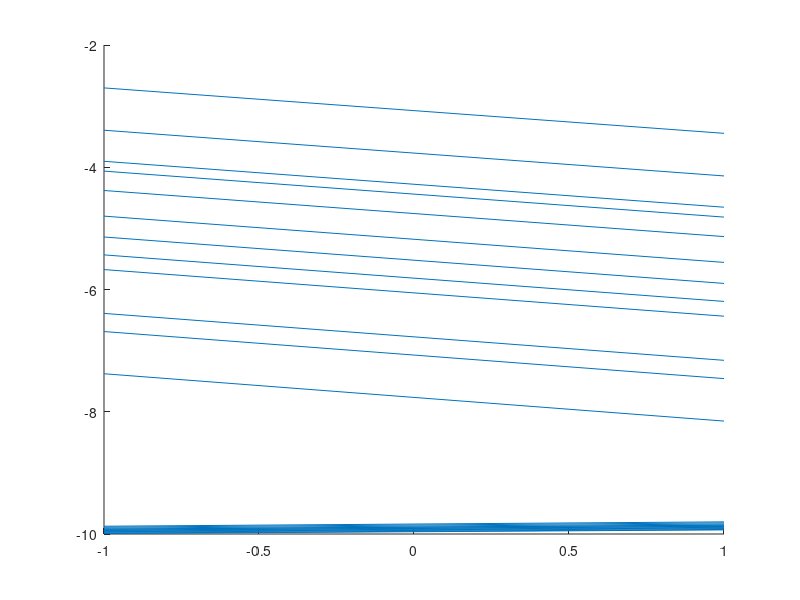

MATLAB code to generate this figure: (Note: this script raises an error after producing the figure.)

function EssentialMatrix()

%Task 1: Estimation of Essential Matrix

%Get the Image Cordinate Points
[X1, X2] = GetImageCordinates();

%Obtain the Fundamental Matrix
fundamentalMatrix = GetFundamentalMatrix(X1,X2);

%Obtain Projection Matrices for the two Image Points
[PN, P] = CreateProjectionMatrix(fundamentalMatrix);

%Obtaining the Callibration Matrix for Image Point 1
K1 = CallibrationMatrix(PN);

%Obtaining the Callibration Matrix for Image Point 2
K2 = CallibrationMatrix(P);

%Obtaining Essential Matrix
essentialMatrix = K2' * fundamentalMatrix * K1;


%Enforcing Singularity on the Essential Matrix
singularEssentialMatrix = SingularityConstraint(essentialMatrix);

%Obtaining Object Points
ObjectPoint = GetObjectCoordinate();

%Resolving Ambiguity of the Essential Matrix
[R, t] = ResolveEssentialMatrixAmbiguity(singularEssentialMatrix, X1, X2, K1, K2, ObjectPoint);

%Estimating the Epipolar Lines
[l1, l2] = ComputeEpipolarLines(singularEssentialMatrix, X1, X2);

% Plotting the results
%PlotEpipolarLinesAndPoints(X1, X2, l1, l2);


%Task 2: Non-Linear Optimization

% Calculating the initial geometric error
geometricError_initial = ComputeGeometricError(X1, X2, l2);

% Perform non-linear optimization
 [optimizedEssentialMatrix, error_optimized] = NonLinearOptimization(X1, X2, fundamentalMatrix, K1, K2, ObjectPoint);

% Re-calculate the geometric error
geometricError_final = ComputeGeometricError(X1, X2, ComputeEpipolarLines(optimizedEssentialMatrix, X1, X2));

% Report and comment on the results
disp("Initial Geometric Error:");
disp(geometricError_initial);
disp("Final Geometric Error after optimization:");
disp(geometricError_final);

end


function [optimizedEssentialMatrix, error_optimized] = NonLinearOptimization(X1, X2, fundamentalMatrix, K1, K2, ObjectPoint)

% Define the optimization objective function
objectiveFunc = @(x) ComputeGeometricError(X1, X2, ComputeEpipolarLines(reshape(x,3,3), X1, X2));

% Initial guess for the optimization
x0 = reshape(fundamentalMatrix, 1, []);

% Perform non-linear optimization using fminunc
options = optimoptions('fminunc', 'Display', 'iter', 'Algorithm', 'quasi-newton');
[x_optimized, error_optimized] = fminunc(objectiveFunc, x0, options);

% Reshape the optimized parameters to get the essential matrix
optimizedEssentialMatrix = reshape(x_optimized, 3, 3);

end



%Reading the Image point from the provided file 
function [ImageCoordinate1, ImageCoordinate2] = GetImageCordinates()

fh = fopen("calib_points.dat","r");
A = fscanf(fh, '%f%f%f%f', [7 inf]);
fclose(fh);
ImageCoordinate1 = A(1:2, :);
ImageCoordinate2 = A(3:4, :);
ImageCoordinate1(3,:) = 1;
ImageCoordinate2(3,:) = 1;

disp("Image 1 Coordinates:");
disp(ImageCoordinate1);

disp("Image 2 Coordinates:");
disp(ImageCoordinate2);


end

function objectCoordinate = GetObjectCoordinate()

fh = fopen("calib_points.dat","r");
A = fscanf(fh, '%f%f%f%f', [7 inf]);
fclose(fh);

objectCoordinate = A(5:7, :);

disp("Object Coordinates:");
disp(objectCoordinate);

end


%Estimation of the fundamental matrix
function fundamentalMatrix = GetFundamentalMatrix(ImageCoordinate1, ImageCoordinate2)

%Performing translation, scaling and conditioning

%Translation
Image1Midpoint = [mean(ImageCoordinate1(1,:)); mean(ImageCoordinate1(2,:)); mean(ImageCoordinate1(3,:))];
Image2Midpoint = [mean(ImageCoordinate2(1,:)); mean(ImageCoordinate2(2,:)); mean(ImageCoordinate2(3,:))];

Image1Translated = [(ImageCoordinate1(1,:)-Image1Midpoint(1, 1)); (ImageCoordinate1(2,:)-Image1Midpoint(2, 1)); (ImageCoordinate1(3,:)-Image1Midpoint(3, 1))];
Image2Translated = [(ImageCoordinate2(1,:)-Image2Midpoint(1, 1)); (ImageCoordinate2(2,:)-Image2Midpoint(2, 1)); (ImageCoordinate2(3,:)-Image2Midpoint(3, 1))];

%scaling
Image1Scaled = [mean(abs(Image1Translated(1,:))); mean(abs(Image1Translated(2,:))); mean(abs(Image1Translated(3,:)))];
Image2Scaled = [mean(abs(Image2Translated(1,:))); mean(abs(Image2Translated(2,:))); mean(abs(Image2Translated(3,:)))];

%Translation Matrix
Image1TranslatedMatrix = [1, 0, -Image1Midpoint(1,1); 0, 1, -Image1Midpoint(2,1); 0, 0, 1];
Image2TranslatedMatrix = [1, 0, -Image2Midpoint(1,1); 0, 1, -Image2Midpoint(2,1); 0, 0, 1];

%Scaled Matrix
Image1ScaledMatrix = [1/Image1Scaled(1,1), 0, 0; 0, 1/Image1Scaled(2,1), 0; 0, 0, 1];
Image2ScaledMatrix = [1/Image2Scaled(1,1), 0, 0; 0, 1/Image2Scaled(2,1), 0; 0, 0, 1];

%Image 1 and 2 Transformation Matrix
Image1TransformationMatrix = Image1ScaledMatrix * Image1TranslatedMatrix;
Image2TransformationMatrix = Image2ScaledMatrix * Image2TranslatedMatrix;

%Image 1 and 2 Conditioned Coordinates
Image1Conditioned = [Image1Translated(1,:)*Image1TransformationMatrix(1,1); Image1Translated(2,:)*Image1TransformationMatrix(2,2); Image1Translated(3,:)];
Image2Conditioned = [Image2Translated(1,:)*Image2TransformationMatrix(1,1); Image2Translated(2,:)*Image2TransformationMatrix(2,2); Image2Translated(3,:)];

%Formulating the Design Matrix

A = zeros(size(Image1Conditioned, 2), 9);

for i = 1:size(Image1Conditioned,2)
    
    A(i, :) = [Image1Conditioned(1, i)*Image2Conditioned(1, i), Image1Conditioned(2, i)*Image2Conditioned(1, i), Image2Conditioned(1, i), Image1Conditioned(1, i)*Image2Conditioned(2, i), Image1Conditioned(2, i)*Image2Conditioned(2, i), Image2Conditioned(2, i), Image1Conditioned(1, i), Image1Conditioned(2, i), 1];
    
end

%Applying SVD
[U, D, V] = svd(A);

H = reshape(V(:,end), 3, 3)';

fMatrix = Image2TransformationMatrix' * H * Image1TransformationMatrix; %Computing the reverse conditioning

fundamentalMatrix = fMatrix(:,:)/fMatrix(end,end);  %Normalizing
end


function [PN, P] = CreateProjectionMatrix(FundamentalMatrix)
%Projection Matrix Perpendicular to the Object for Image 1
PN = [eye(3) zeros(3,1)]; 

%Calulating the epipoles of Image 2
[U, D, V] = svd(FundamentalMatrix);

Image2Ep = U(:,end);
disp("The Epipole of Image 2 is:");
disp(Image2Ep);

%Obtaining the skew-symmetric Matrix
aX = [0, -Image2Ep(3,1), Image2Ep(2,1);
    Image2Ep(3,1), 0, -Image2Ep(1,1);
    -Image2Ep(2,1), Image2Ep(1,1), 0];

%Obtaining the projection Matrix for Image 2
firstPart = (aX * FundamentalMatrix);
P = firstPart + [Image2Ep, Image2Ep, Image2Ep];
P = [P, Image2Ep];

disp("Image1 Projective Matrix is:");
disp(PN);
disp("Image2 Projection Matrix is:");
disp(P);
end

function ObjectPoints = LinearTriangulation(ImageCoordinate1, ImageCoordinate2, PN, P)

% Creating the Object Point Design Matrix
A = [];

% Initialize ObjectPoints to an empty matrix
ObjectPoints = [];

for i = 1:size(ImageCoordinate1, 2)
    A = [ImageCoordinate1(1,i)*PN(3,:)-PN(1,:)
         ImageCoordinate1(2,i)*PN(3,:)-PN(2,:)
         ImageCoordinate2(1,i)*P(3,:)-P(1,:)
         ImageCoordinate2(2,i)*P(3,:)-P(2,:)];

    % Performing Singular Value Decomposition
    [Uo, Do, Vo] = svd(A);

    % Extracting the 3D coordinates from the last column of Vo
    % Accumulate the results in ObjectPoints
    ObjectPoints = [ObjectPoints, Vo(:, size(Vo,2)) ./ Vo(4, size(Vo,2))];
    end
end


function KMatrix = CallibrationMatrix(projectionMatrix)

%converting the Projection matrix PMatrix into Matrix M

M = [projectionMatrix(1,1:3); projectionMatrix(2,1:3); projectionMatrix(3,1:3)];


%Normalization of the matrix M we use the sign of the Determinant and
%Magnitude of the last row

Determinant = det(M);

LastRow = M(end,:);

Magnitude = norm(LastRow) * sign(Determinant);

normalizedM = M/Magnitude;

%Applying the QR Theorem to obtain the callibration and rotation matrix

[Q, R] = qr(inv(normalizedM));

RMatrix = inv(Q);
KMatrix = inv(R);

for i = 1:min(size(KMatrix))

    if KMatrix(i, i) < 0;

        KMatrix(i, i) = -KMatrix(i,i);

        RMatrix(:, i) = -RMatrix(:, i);
    end
end

disp("The Calibration Matrix is:");
disp(KMatrix);
end

function singularEssentialMatrix = SingularityConstraint(essentialMatrix)
%Enforcing Singularity Constraint and Trace Constraint

[U, D, V] = svd(essentialMatrix);

%Enforcing trace constraint
traceConstraint = (D(1,1) + D(2,2))/2;

%Ensuring the diagonals satify trace constraint and singularity constraint
DModified = [traceConstraint, 0, 0; 0, traceConstraint, 0; 0, 0, 0];


%Reconstructing the essential matrix
singularEssentialMatrix = U * DModified * V';

disp("The Essential Matrix is");
disp(singularEssentialMatrix);

end 

function [rotationMatrix, translationMatrix] = ResolveEssentialMatrixAmbiguity(EssentialMatrix, Image1, Image2, K1, K2, ObjectPoints)

[U, D, V] = svd(EssentialMatrix);

%Constructing four possible choices of rotation and translation
Z = [0 -1 0; 1 0 0; 0 0 1];

R1 = U * Z * V';
R2 = U * Z' * V';
t1 = U(:, 3);
t2 = -U(:, 3);

% Obtaining the Projection matrix 
P1 = K2 * [eye(3) zeros(3, 1)];
P2_1 = K1 * [R1 t1];
P2_2 = K1 * [R1 t2];
P2_3 = K1 * [R2 t1];
P2_4 = K1 * [R2 t2];

%Performing Linear Triangulation
a = LinearTriangulation(Image1, Image2, P1, P2_1);
b = LinearTriangulation(Image1, Image2, P1, P2_2);
c = LinearTriangulation(Image1, Image2, P1, P2_3);
d = LinearTriangulation(Image1, Image2, P1, P2_4);


% Choose the best solution based on the majority of reconstructed points having positive depth
depth1 = sum(a(3) > 0 & ObjectPoints(3, :) > 0);
depth2 = sum(b(3) > 0 & ObjectPoints(3, :) > 0);
depth3 = sum(c(3) > 0 & ObjectPoints(3, :) > 0);
depth4 = sum(d(3) > 0 & ObjectPoints(3, :) > 0);

if depth1 > depth2 && depth1 > depth3 && depth1 > depth4
    R = R1;
    t = t1;
elseif depth2 > depth1 && depth2 > depth3 && depth2 > depth4
    R = R1;
    t = t2;
elseif depth3 > depth1 && depth3 > depth2 && depth3 > depth4
    R = R2;
    t = t1;
else
    R = R2;
    t = t2;
end

% Output the rotation and translation matrices
rotationMatrix = R;
translationMatrix = t;

disp("The Rotational Matrix is:");
disp(rotationMatrix);

disp("The translational matrix is:");
disp(translationMatrix);

end

%Calculating the Epipolar Lines and Drawing 
function [epipolarline1, epipolarline2] = ComputeEpipolarLines(EssentialMatrix, ImageCoordinate1, ImageCoordinate2)

epipolarline1 = [];
epipolarline2 = [];

% Calculating Epipolar Line 1
for i = 1:size(ImageCoordinate1, 2)
    l = EssentialMatrix * ImageCoordinate1(:, i);
    epipolarline1(i, :) = l';
end

% Calculating Epipolar Line 2
for i = 1:size(ImageCoordinate2, 2)
    lp = EssentialMatrix' * ImageCoordinate2(:, i);
    epipolarline2(i, :) = lp';
end



disp("Image 1 Epipolar Lines are:");
disp(epipolarline1);

disp("Image 2 Epipolar Lines are:");
disp(epipolarline2);

% Calling function to display epipolar line 1
for i = 1:size(epipolarline1, 1)
    hline(epipolarline1(i, :)');
end

% Calling function to display epipolar line 2
for i = 1:size(epipolarline2, 1)
    hline(epipolarline2(i, :)');
end

end




%Calculating the Geometric Error
function geometricError = ComputeGeometricError(Image1Coordinate, Image2Coordinate, epipolarline2)
geometricError = 0; % Initialize the error

for i = 1:size(Image2Coordinate, 1)
    a = Image2Coordinate(i, 1);
    b = Image2Coordinate(i, 2);

    x = epipolarline2(i, 1)';
    y = epipolarline2(i, 2)';
    z = epipolarline2(i, 3)';

    u = Image1Coordinate(i, 1);
    v = Image1Coordinate(i, 2);

    numerator = (a*x + b*y + z)^2;
    denominator = a^2 + b^2 + u^2 + v^2;
    geometricError = geometricError + numerator/denominator;

    disp("The Geometric Error is calculated as:")
    disp(geometricError);
end
end



function  h = hline(l, varargin)
%        ==================
    if abs(l(1)) < abs(l(2))                                  % More horizontal
        xlim = get(get(gcf, 'CurrentAxes'), 'Xlim');
        if numel(xlim) < 2
            xlim = [-1, 1];  % Default xlim if not set
        end
        x1 = cross(l, [1; 0; -xlim(1)]);
        x2 = cross(l, [1; 0; -xlim(2)]);
    else                                                        % More vertical
        ylim = get(get(gcf, 'CurrentAxes'), 'Ylim');
        if numel(ylim) < 2
            ylim = [-1, 1];  % Default ylim if not set
        end
        x1 = cross(l, [0; 1; -ylim(1)]);
        x2 = cross(l, [0; 1; -ylim(2)]);
    end
    x1 = x1 / x1(3);
    x2 = x2 / x2(3);
    h = line([x1(1) x2(1)], [x1(2) x2(2)], varargin{:});
end


function PlotEpipolarLinesAndPoints(X1, X2, epipolarline1, epipolarline2)
    % Plot the first set of image coordinates and its corresponding epipolar lines
    subplot(1, 2, 1);
    scatter(X1(1, :), X1(2, :), 'r*');  % Plot image points
    hold on;
    for i = 1:size(epipolarline1, 1)
        hline(epipolarline1(i, :)');
    end
    hold off;
    title('Image 1 Epipolar Lines');

    % Plot the second set of image coordinates and its corresponding epipolar lines
    subplot(1, 2, 2);
    scatter(X2(1, :), X2(2, :), 'g*');  % Plot image points
    hold on;
    for i = 1:size(epipolarline2, 1)
        hline(epipolarline2(i, :)');
    end
    hold off;
    title('Image 2 Epipolar Lines');

    % Adjust figure properties
    sgtitle('Epipolar Lines and Corresponding Image Points');
end





